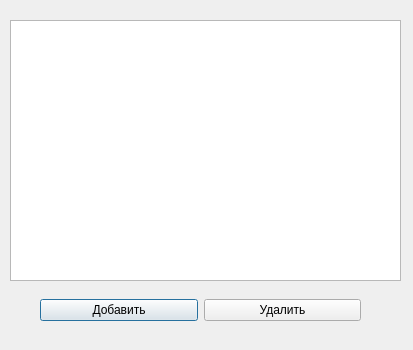
<?xml version="1.0" encoding="UTF-8"?>
<ui version="4.0">
 <class>fourthTable</class>
 <widget class="QDialog" name="fourthTable">
  <property name="geometry">
   <rect>
    <x>0</x>
    <y>0</y>
    <width>413</width>
    <height>350</height>
   </rect>
  </property>
  <property name="windowTitle">
   <string>Dialog</string>
  </property>
  <widget class="QTableView" name="tableView">
   <property name="geometry">
    <rect>
     <x>10</x>
     <y>20</y>
     <width>391</width>
     <height>261</height>
    </rect>
   </property>
  </widget>
  <widget class="QWidget" name="layoutWidget">
   <property name="geometry">
    <rect>
     <x>40</x>
     <y>290</y>
     <width>321</width>
     <height>41</height>
    </rect>
   </property>
   <layout class="QHBoxLayout" name="horizontalLayout">
    <item>
     <widget class="QPushButton" name="pushButton">
      <property name="text">
       <string>Добавить</string>
      </property>
     </widget>
    </item>
    <item>
     <widget class="QPushButton" name="pushButton_2">
      <property name="text">
       <string>Удалить</string>
      </property>
     </widget>
    </item>
   </layout>
  </widget>
 </widget>
 <resources/>
 <connections/>
</ui>
